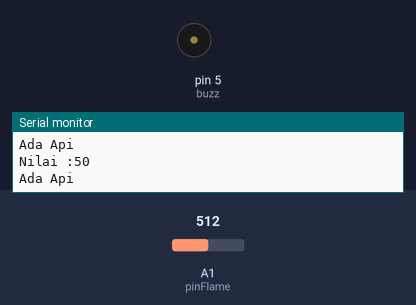
Simulated run of this sketch. Board: Arduino Uno, built with avr-gcc and run on an emulated ATmega328P. On the bench: buzzer (waves = sounding, pin HIGH), the last lines printed to the serial monitor. The inputs (shaded band) are chosen by the test bench; at power-on: A1 (pinFlame) = 512.

Above: at 1.9 s.
2.0 s: A1 (pinFlame) set to 700
5.5 s: A1 (pinFlame) set to 721
At 6.1 s:
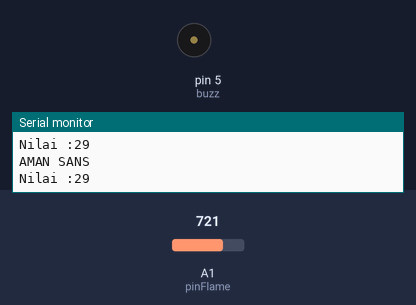
7.2 s: A1 (pinFlame) set to 122
At 7.51 s:
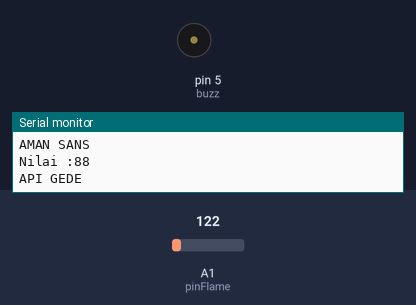
10.7 s: A1 (pinFlame) set to 716
At 11.0 s:
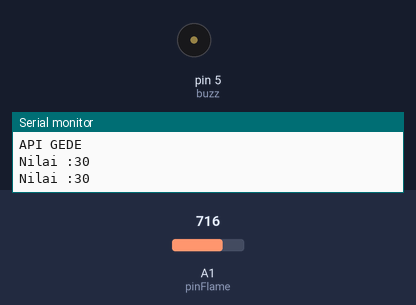
12.2 s: A1 (pinFlame) set to 511
At 12.7 s:
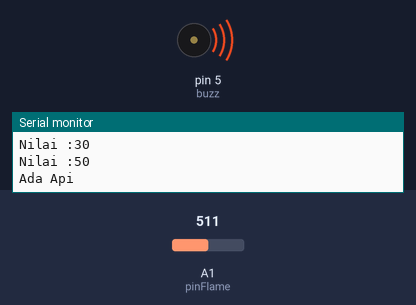
Timing chart, 0 to 17.4 s (numbered marks = the images above; inputs shaded):
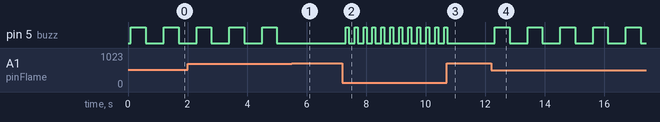

The sketch:

1.challengeflame.ino
```cpp
//INISIALISASI
int pinFlame=A1;
int buzz=5;

void setup() {
  // put your setup code here, to run once:
Serial.begin(9600);
pinMode(buzz,OUTPUT);
}

void loop() {
  // put your main code here, to run repeatedly:
int bacaFlame=analogRead(pinFlame);
bacaFlame=map(bacaFlame,0,1012,100,0);

//PRINT TO SERIAL
Serial.print("Nilai :");
Serial.print(bacaFlame);
Serial.println();
delay(100);

//
if(bacaFlame<30){
  Serial.println("AMAN SANS");
}
else if(bacaFlame>30 && bacaFlame<80){
  Serial.println("Ada Api");
  digitalWrite(buzz,HIGH);
  delay(500);
  digitalWrite(buzz,LOW);
  delay(500);
}
else if (bacaFlame>=80){
  Serial.println("API GEDE");
  digitalWrite(buzz,HIGH);
  delay(100);
  digitalWrite(buzz,LOW);
  delay(100);


}
}
```

Measured:
- the behaviour switches between 708 and 709 on A1 (pinFlame) (found by bisection; images 0 and 1)
- after the input at 5.5 s, pin 5 (buzz): stays LOW (without the input it goes to HIGH after 0.10 s)
- after the input at 7.2 s, pin 5 (buzz): alternates HIGH for 0.10 s and LOW for 0.20 s, starting after 0.11 s
- after the input at 10.7 s, pin 5 (buzz): goes on until 10.7 s, then stays LOW
- after the input at 12.2 s, pin 5 (buzz): alternates HIGH for 0.50 s and LOW for 0.60 s, starting after 0.12 s
- by itself, pin 5 (buzz): alternates HIGH for 0.50 s and LOW for 0.60 s
